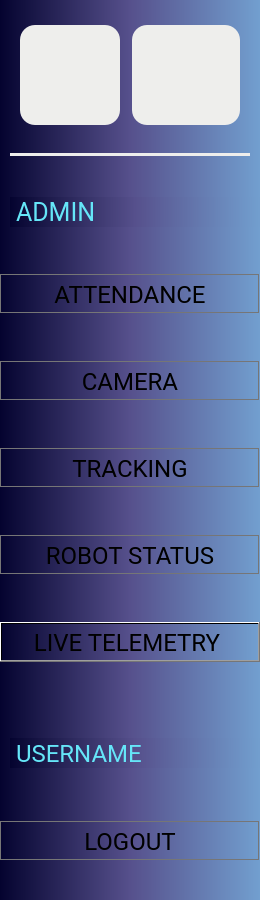
          <widget class="QWidget" name="Dashboard_main">
           <property name="sizePolicy">
            <sizepolicy hsizetype="Preferred" vsizetype="Preferred">
             <horstretch>0</horstretch>
             <verstretch>0</verstretch>
            </sizepolicy>
           </property>
           <property name="minimumSize">
            <size>
             <width>240</width>
             <height>900</height>
            </size>
           </property>
           <property name="maximumSize">
            <size>
             <width>350</width>
             <height>1080</height>
            </size>
           </property>
           <property name="font">
            <font>
             <family>Roboto</family>
            </font>
           </property>
           <property name="styleSheet">
            <string notr="true">QWidget {
background-color: qlineargradient(spread: pad, x1:0, y1:0, x2:1, y2:0, stop:0 rgb(4, 3, 47), stop:0.5 rgb(86, 80, 140), stop:1 rgb(114, 159, 207))
}</string>
           </property>
           <layout class="QVBoxLayout" name="verticalLayout" stretch="0,1">
            <property name="spacing">
             <number>0</number>
            </property>
            <property name="leftMargin">
             <number>0</number>
            </property>
            <property name="topMargin">
             <number>0</number>
            </property>
            <property name="rightMargin">
             <number>0</number>
            </property>
            <property name="bottomMargin">
             <number>0</number>
            </property>
            <item>
             <widget class="QFrame" name="Main_Logo">
              <property name="sizePolicy">
               <sizepolicy hsizetype="Preferred" vsizetype="Preferred">
                <horstretch>0</horstretch>
                <verstretch>0</verstretch>
               </sizepolicy>
              </property>
              <property name="minimumSize">
               <size>
                <width>260</width>
                <height>100</height>
               </size>
              </property>
              <property name="maximumSize">
               <size>
                <width>16777215</width>
                <height>300</height>
               </size>
              </property>
              <property name="styleSheet">
               <string notr="true"/>
              </property>
              <property name="frameShape">
               <enum>QFrame::NoFrame</enum>
              </property>
              <property name="frameShadow">
               <enum>QFrame::Plain</enum>
              </property>
              <property name="lineWidth">
               <number>0</number>
              </property>
              <layout class="QGridLayout" name="gridLayout_5" columnstretch="0,0,0">
               <property name="sizeConstraint">
                <enum>QLayout::SetDefaultConstraint</enum>
               </property>
               <property name="leftMargin">
                <number>20</number>
               </property>
               <property name="topMargin">
                <number>25</number>
               </property>
               <property name="rightMargin">
                <number>20</number>
               </property>
               <property name="bottomMargin">
                <number>20</number>
               </property>
               <property name="horizontalSpacing">
                <number>12</number>
               </property>
               <property name="verticalSpacing">
                <number>0</number>
               </property>
               <item row="0" column="1">
                <widget class="QLabel" name="Logo_BK_2">
                 <property name="sizePolicy">
                  <sizepolicy hsizetype="Preferred" vsizetype="Preferred">
                   <horstretch>0</horstretch>
                   <verstretch>0</verstretch>
                  </sizepolicy>
                 </property>
                 <property name="minimumSize">
                  <size>
                   <width>100</width>
                   <height>100</height>
                  </size>
                 </property>
                 <property name="maximumSize">
                  <size>
                   <width>150</width>
                   <height>150</height>
                  </size>
                 </property>
                 <property name="styleSheet">
                  <string notr="true">background-color: rgb(238, 238, 236);
border-radius:  15px;</string>
                 </property>
                 <property name="text">
                  <string/>
                 </property>
                 <property name="pixmap">
                  <pixmap resource="../resources/resources.qrc">:/logos/Logos/Logo BK.png</pixmap>
                 </property>
                 <property name="scaledContents">
                  <bool>true</bool>
                 </property>
                 <property name="alignment">
                  <set>Qt::AlignCenter</set>
                 </property>
                </widget>
               </item>
               <item row="0" column="2">
                <widget class="QLabel" name="Logo_fab_2">
                 <property name="sizePolicy">
                  <sizepolicy hsizetype="Expanding" vsizetype="Minimum">
                   <horstretch>0</horstretch>
                   <verstretch>0</verstretch>
                  </sizepolicy>
                 </property>
                 <property name="minimumSize">
                  <size>
                   <width>100</width>
                   <height>100</height>
                  </size>
                 </property>
                 <property name="maximumSize">
                  <size>
                   <width>150</width>
                   <height>150</height>
                  </size>
                 </property>
                 <property name="font">
                  <font>
                   <family>Roboto</family>
                   <weight>75</weight>
                   <bold>true</bold>
                  </font>
                 </property>
                 <property name="styleSheet">
                  <string notr="true">background-color: rgb(238, 238, 236);
border-radius:  15px;</string>
                 </property>
                 <property name="text">
                  <string/>
                 </property>
                 <property name="pixmap">
                  <pixmap resource="../resources/resources.qrc">:/logos/Logos/Fablab Logo-aftercut.png</pixmap>
                 </property>
                 <property name="scaledContents">
                  <bool>true</bool>
                 </property>
                 <property name="alignment">
                  <set>Qt::AlignCenter</set>
                 </property>
                </widget>
               </item>
              </layout>
             </widget>
            </item>
            <item>
             <widget class="QFrame" name="Main_btn">
              <property name="sizePolicy">
               <sizepolicy hsizetype="Preferred" vsizetype="Preferred">
                <horstretch>0</horstretch>
                <verstretch>0</verstretch>
               </sizepolicy>
              </property>
              <property name="minimumSize">
               <size>
                <width>260</width>
                <height>750</height>
               </size>
              </property>
              <property name="maximumSize">
               <size>
                <width>16777215</width>
                <height>780</height>
               </size>
              </property>
              <property name="font">
               <font>
                <family>Roboto</family>
               </font>
              </property>
              <property name="styleSheet">
               <string notr="true"/>
              </property>
              <property name="frameShape">
               <enum>QFrame::NoFrame</enum>
              </property>
              <property name="frameShadow">
               <enum>QFrame::Raised</enum>
              </property>
              <property name="lineWidth">
               <number>0</number>
              </property>
              <layout class="QVBoxLayout" name="verticalLayout_6" stretch="0,0,0">
               <property name="spacing">
                <number>0</number>
               </property>
               <property name="leftMargin">
                <number>0</number>
               </property>
               <property name="topMargin">
                <number>0</number>
               </property>
               <property name="rightMargin">
                <number>0</number>
               </property>
               <property name="bottomMargin">
                <number>0</number>
               </property>
               <item>
                <widget class="QFrame" name="Main_line">
                 <property name="minimumSize">
                  <size>
                   <width>260</width>
                   <height>20</height>
                  </size>
                 </property>
                 <property name="maximumSize">
                  <size>
                   <width>16777215</width>
                   <height>20</height>
                  </size>
                 </property>
                 <property name="contextMenuPolicy">
                  <enum>Qt::NoContextMenu</enum>
                 </property>
                 <property name="frameShape">
                  <enum>QFrame::NoFrame</enum>
                 </property>
                 <property name="frameShadow">
                  <enum>QFrame::Raised</enum>
                 </property>
                 <property name="lineWidth">
                  <number>0</number>
                 </property>
                 <layout class="QHBoxLayout" name="horizontalLayout_2">
                  <property name="spacing">
                   <number>0</number>
                  </property>
                  <property name="leftMargin">
                   <number>10</number>
                  </property>
                  <property name="topMargin">
                   <number>0</number>
                  </property>
                  <property name="rightMargin">
                   <number>10</number>
                  </property>
                  <property name="bottomMargin">
                   <number>0</number>
                  </property>
                  <item>
                   <widget class="QFrame" name="Line_3">
                    <property name="sizePolicy">
                     <sizepolicy hsizetype="Preferred" vsizetype="Preferred">
                      <horstretch>0</horstretch>
                      <verstretch>0</verstretch>
                     </sizepolicy>
                    </property>
                    <property name="maximumSize">
                     <size>
                      <width>16777215</width>
                      <height>3</height>
                     </size>
                    </property>
                    <property name="sizeIncrement">
                     <size>
                      <width>0</width>
                      <height>0</height>
                     </size>
                    </property>
                    <property name="layoutDirection">
                     <enum>Qt::LeftToRight</enum>
                    </property>
                    <property name="styleSheet">
                     <string notr="true">background-color: rgb(238, 238, 236);</string>
                    </property>
                    <property name="frameShape">
                     <enum>QFrame::NoFrame</enum>
                    </property>
                    <property name="frameShadow">
                     <enum>QFrame::Raised</enum>
                    </property>
                    <property name="lineWidth">
                     <number>3</number>
                    </property>
                   </widget>
                  </item>
                 </layout>
                </widget>
               </item>
               <item>
                <widget class="QFrame" name="Main__frame_admin">
                 <property name="maximumSize">
                  <size>
                   <width>16777215</width>
                   <height>600</height>
                  </size>
                 </property>
                 <property name="frameShape">
                  <enum>QFrame::NoFrame</enum>
                 </property>
                 <property name="frameShadow">
                  <enum>QFrame::Raised</enum>
                 </property>
                 <layout class="QVBoxLayout" name="verticalLayout_8">
                  <property name="spacing">
                   <number>15</number>
                  </property>
                  <property name="leftMargin">
                   <number>0</number>
                  </property>
                  <property name="topMargin">
                   <number>0</number>
                  </property>
                  <property name="rightMargin">
                   <number>0</number>
                  </property>
                  <property name="bottomMargin">
                   <number>0</number>
                  </property>
                  <item>
                   <widget class="QLabel" name="Label_admin">
                    <property name="minimumSize">
                     <size>
                      <width>0</width>
                      <height>20</height>
                     </size>
                    </property>
                    <property name="maximumSize">
                     <size>
                      <width>16777215</width>
                      <height>30</height>
                     </size>
                    </property>
                    <property name="font">
                     <font>
                      <family>Roboto</family>
                      <pointsize>19</pointsize>
                     </font>
                    </property>
                    <property name="styleSheet">
                     <string notr="true">color: rgb(101, 230, 248);
margin-left: 10px;
</string>
                    </property>
                    <property name="text">
                     <string>ADMIN</string>
                    </property>
                    <property name="alignment">
                     <set>Qt::AlignLeading|Qt::AlignLeft|Qt::AlignVCenter</set>
                    </property>
                    <property name="margin">
                     <number>0</number>
                    </property>
                   </widget>
                  </item>
                  <item>
                   <widget class="QPushButton" name="Main_btn_attendance">
                    <property name="minimumSize">
                     <size>
                      <width>0</width>
                      <height>40</height>
                     </size>
                    </property>
                    <property name="font">
                     <font>
                      <family>Roboto</family>
                      <pointsize>18</pointsize>
                      <kerning>true</kerning>
                     </font>
                    </property>
                    <property name="focusPolicy">
                     <enum>Qt::NoFocus</enum>
                    </property>
                    <property name="text">
                     <string>ATTENDANCE</string>
                    </property>
                    <property name="default">
                     <bool>true</bool>
                    </property>
                    <property name="flat">
                     <bool>true</bool>
                    </property>
                   </widget>
                  </item>
                  <item>
                   <widget class="QPushButton" name="Main_btn_camera">
                    <property name="minimumSize">
                     <size>
                      <width>0</width>
                      <height>40</height>
                     </size>
                    </property>
                    <property name="font">
                     <font>
                      <family>Roboto</family>
                      <pointsize>18</pointsize>
                     </font>
                    </property>
                    <property name="focusPolicy">
                     <enum>Qt::NoFocus</enum>
                    </property>
                    <property name="text">
                     <string>CAMERA</string>
                    </property>
                    <property name="default">
                     <bool>true</bool>
                    </property>
                    <property name="flat">
                     <bool>true</bool>
                    </property>
                   </widget>
                  </item>
                  <item>
                   <widget class="QPushButton" name="Main_btn_tracking">
                    <property name="minimumSize">
                     <size>
                      <width>0</width>
                      <height>40</height>
                     </size>
                    </property>
                    <property name="font">
                     <font>
                      <family>Roboto</family>
                      <pointsize>18</pointsize>
                     </font>
                    </property>
                    <property name="focusPolicy">
                     <enum>Qt::NoFocus</enum>
                    </property>
                    <property name="text">
                     <string>TRACKING</string>
                    </property>
                    <property name="default">
                     <bool>true</bool>
                    </property>
                    <property name="flat">
                     <bool>true</bool>
                    </property>
                   </widget>
                  </item>
                  <item>
                   <widget class="QPushButton" name="Main_btn_robotstatus">
                    <property name="minimumSize">
                     <size>
                      <width>0</width>
                      <height>40</height>
                     </size>
                    </property>
                    <property name="font">
                     <font>
                      <family>Roboto</family>
                      <pointsize>18</pointsize>
                     </font>
                    </property>
                    <property name="focusPolicy">
                     <enum>Qt::NoFocus</enum>
                    </property>
                    <property name="text">
                     <string>ROBOT STATUS</string>
                    </property>
                    <property name="default">
                     <bool>true</bool>
                    </property>
                    <property name="flat">
                     <bool>true</bool>
                    </property>
                   </widget>
                  </item>
                  <item>
                   <widget class="QPushButton" name="Main_btn_data">
                    <property name="minimumSize">
                     <size>
                      <width>0</width>
                      <height>40</height>
                     </size>
                    </property>
                    <property name="font">
                     <font>
                      <family>Roboto</family>
                      <pointsize>18</pointsize>
                     </font>
                    </property>
                    <property name="text">
                     <string>LIVE TELEMETRY </string>
                    </property>
                   </widget>
                  </item>
                 </layout>
                </widget>
               </item>
               <item>
                <widget class="QFrame" name="Main_frame_admin">
                 <property name="maximumSize">
                  <size>
                   <width>16777215</width>
                   <height>200</height>
                  </size>
                 </property>
                 <property name="frameShape">
                  <enum>QFrame::NoFrame</enum>
                 </property>
                 <property name="frameShadow">
                  <enum>QFrame::Raised</enum>
                 </property>
                 <layout class="QVBoxLayout" name="verticalLayout_9">
                  <property name="spacing">
                   <number>15</number>
                  </property>
                  <property name="leftMargin">
                   <number>0</number>
                  </property>
                  <property name="topMargin">
                   <number>0</number>
                  </property>
                  <property name="rightMargin">
                   <number>0</number>
                  </property>
                  <property name="bottomMargin">
                   <number>0</number>
                  </property>
                  <item>
                   <widget class="QLabel" name="Account_username">
                    <property name="minimumSize">
                     <size>
                      <width>0</width>
                      <height>20</height>
                     </size>
                    </property>
                    <property name="maximumSize">
                     <size>
                      <width>16777215</width>
                      <height>30</height>
                     </size>
                    </property>
                    <property name="font">
                     <font>
                      <family>Roboto</family>
                      <pointsize>18</pointsize>
                     </font>
                    </property>
                    <property name="styleSheet">
                     <string notr="true">color: rgb(101, 230, 248);
margin-left: 10px;
</string>
                    </property>
                    <property name="text">
                     <string>USERNAME</string>
                    </property>
                    <property name="alignment">
                     <set>Qt::AlignLeading|Qt::AlignLeft|Qt::AlignVCenter</set>
                    </property>
                    <property name="margin">
                     <number>0</number>
                    </property>
                   </widget>
                  </item>
                  <item>
                   <widget class="QPushButton" name="Account__btnlogout">
                    <property name="minimumSize">
                     <size>
                      <width>0</width>
                      <height>40</height>
                     </size>
                    </property>
                    <property name="font">
                     <font>
                      <family>Roboto</family>
                      <pointsize>18</pointsize>
                     </font>
                    </property>
                    <property name="focusPolicy">
                     <enum>Qt::NoFocus</enum>
                    </property>
                    <property name="text">
                     <string>LOGOUT</string>
                    </property>
                    <property name="default">
                     <bool>true</bool>
                    </property>
                    <property name="flat">
                     <bool>true</bool>
                    </property>
                   </widget>
                  </item>
                 </layout>
                </widget>
               </item>
              </layout>
             </widget>
            </item>
           </layout>
          </widget>
